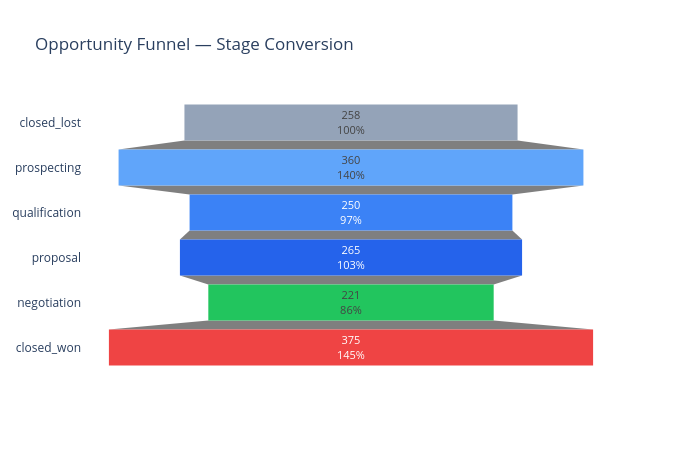

Notebook code for this chart:
### Markdown cell above
## 5. Opportunity Pipeline

### Code cell
# ── Pipeline funnel ──
pipeline = q("""
    SELECT stage, COUNT(*) as deals, SUM(amount) as total_value,
           AVG(amount) as avg_deal, AVG(probability) as avg_prob
    FROM v_opportunities_clean GROUP BY stage ORDER BY avg_prob
""")

fig = go.Figure(go.Funnel(
    y=pipeline.stage, x=pipeline.deals,
    textinfo="value+percent initial",
    marker_color=["#94a3b8", "#60a5fa", "#3b82f6", "#2563eb", "#22c55e", "#ef4444"]
))
fig.update_layout(title="Opportunity Funnel — Stage Conversion", height=450, width=700)
fig.show()

print("\nPipeline summary:")
for _, r in pipeline.iterrows():
    print(f"  {r.stage}: {r.deals:.0f} deals | ${r.total_value:,.0f} total | ${r.avg_deal:,.0f} avg")

### Figure 1 — Plotly figure (JSON) as saved in the notebook; plotly's stock layout.template omitted (floating-point values rounded to 4 significant figures)
{"data": [{"marker": {"color": ["#94a3b8", "#60a5fa", "#3b82f6", "#2563eb", "#22c55e", "#ef4444"]}, "textinfo": "value+percent initial", "type": "funnel", "x": [258, 360, 250, 265, 221, 375], "y": ["closed_lost", "prospecting", "qualification", "proposal", "negotiation", "closed_won"]}], "layout": {"height": 450, "title": {"text": "Opportunity Funnel — Stage Conversion"}, "width": 700}}
